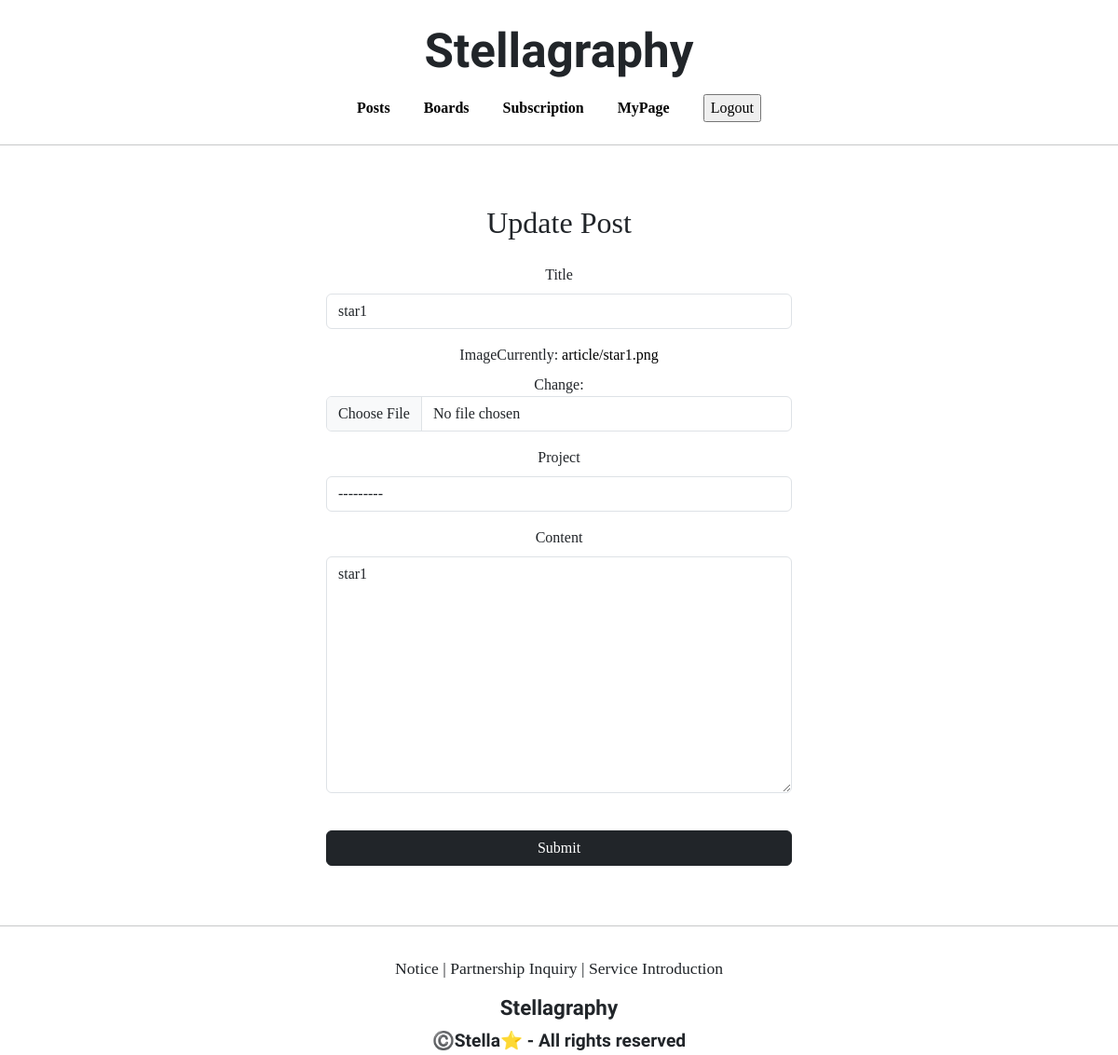
The page /articles/update/9 (signed in) on the database its author committed.
### articleapp/models.py (models this page shows)
class Article(models.Model):
    writer = models.ForeignKey(User, on_delete=models.SET_NULL, related_name='article', null=True)
    project = models.ForeignKey(Project, on_delete=models.SET_NULL, related_name='article', null=True)
    title = models.CharField(max_length=200, null=True)
    image = models.ImageField(upload_to='article/', null=False)
    content = models.TextField(null=True)
    created_at = models.DateField(auto_now_add=True, null=True)

### projectapp/models.py (models this page shows)
class Project(models.Model):
    image = models.ImageField(upload_to='project/', null=False)
    title = models.CharField(max_length=20, null=False)
    description = models.CharField(max_length=200, null=True)
    created_at = models.DateTimeField(auto_now=True)
    def __str__(self):
        return f'{self.pk} : {self.title}'

### articleapp/views.py (the view, shortened to what this page needs)
# urls.py: path('update/<int:pk>', ArticleUpdateView.as_view(), name='update'),
@method_decorator(article_ownership_required, 'get')
@method_decorator(article_ownership_required, 'post')
class ArticleUpdateView(UpdateView):
    model = Article
    context_object_name = 'target_article'
    form_class = ArticleCreationForm
    template_name = 'articleapp/update.html'

### articleapp/forms.py
class ArticleCreationForm(ModelForm):
    content = forms.CharField(widget=forms.Textarea(attrs={'class': 'editable' 'text-left',
                                                           'style': 'height: auto;'}))
    project = forms.ModelChoiceField(queryset=Project.objects.all(), required=False)
    class Meta:
        model = Article
        fields = ['title', 'image', 'project', 'content']

### articleapp/templates/articleapp/update.html (shortened to what this page needs)
{% extends 'base.html' %}
{% load bootstrap4 %}
{% block content %}
<link rel="stylesheet" href="//cdn.jsdelivr.net/npm/medium-editor@5.23.2/dist/css/medium-editor.min.css" type="text/css" media="screen" charset="utf-8">
    <div style="text-align: center; max-width: 500px; margin: 4rem auto">
        <div class="mb-4">
            <h2>Update Post</h2>
        </div>
        <form action="{% url 'articleapp:update' pk=target_article.pk %}" method="post" enctype="multipart/form-data">
            {% bootstrap_form form %}
            <input type="submit" class="btn btn-dark square-pill col-12 mt-4">
        </form>
    </div>
{% endblock %}

### static/base.css (style rules this page uses)
a { color: black; text-decoration: none; }

### rows shown on the page
Article: title "star1", project "---------", content "star1"
